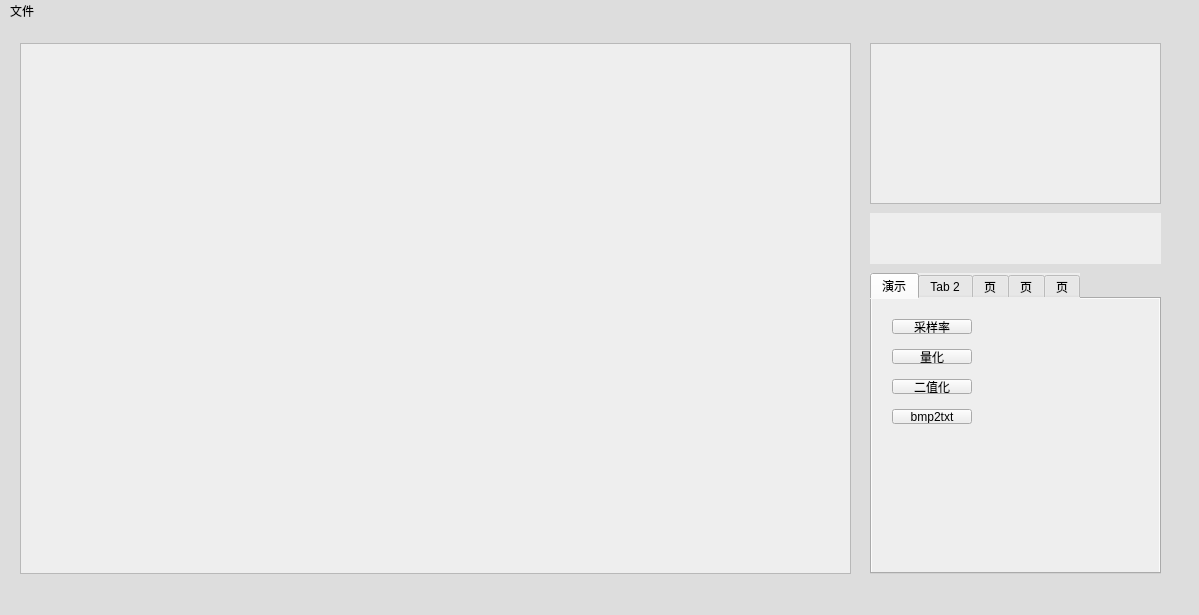
<?xml version="1.0" encoding="UTF-8"?>
<ui version="4.0">
 <class>MainWindow</class>
 <widget class="QMainWindow" name="MainWindow">
  <property name="geometry">
   <rect>
    <x>0</x>
    <y>0</y>
    <width>1199</width>
    <height>615</height>
   </rect>
  </property>
  <property name="cursor">
   <cursorShape>ArrowCursor</cursorShape>
  </property>
  <property name="mouseTracking">
   <bool>true</bool>
  </property>
  <property name="contextMenuPolicy">
   <enum>Qt::NoContextMenu</enum>
  </property>
  <property name="windowTitle">
   <string>MainWindow</string>
  </property>
  <property name="toolTipDuration">
   <number>0</number>
  </property>
  <property name="styleSheet">
   <string notr="true">background:#ddd;</string>
  </property>
  <widget class="QWidget" name="centralwidget">
   <widget class="QFrame" name="frame_2">
    <property name="geometry">
     <rect>
      <x>870</x>
      <y>20</y>
      <width>291</width>
      <height>161</height>
     </rect>
    </property>
    <property name="styleSheet">
     <string notr="true"> background:#eee;</string>
    </property>
    <property name="frameShape">
     <enum>QFrame::StyledPanel</enum>
    </property>
    <property name="frameShadow">
     <enum>QFrame::Raised</enum>
    </property>
    <widget class="QLabel" name="label_2">
     <property name="geometry">
      <rect>
       <x>10</x>
       <y>10</y>
       <width>271</width>
       <height>141</height>
      </rect>
     </property>
     <property name="styleSheet">
      <string notr="true"> background:#eee;</string>
     </property>
     <property name="text">
      <string/>
     </property>
    </widget>
   </widget>
   <widget class="QFrame" name="frame">
    <property name="geometry">
     <rect>
      <x>20</x>
      <y>20</y>
      <width>831</width>
      <height>531</height>
     </rect>
    </property>
    <property name="styleSheet">
     <string notr="true"> background:#eee;</string>
    </property>
    <property name="frameShape">
     <enum>QFrame::StyledPanel</enum>
    </property>
    <property name="frameShadow">
     <enum>QFrame::Raised</enum>
    </property>
    <widget class="QLabel" name="label">
     <property name="geometry">
      <rect>
       <x>10</x>
       <y>10</y>
       <width>811</width>
       <height>511</height>
      </rect>
     </property>
     <property name="sizePolicy">
      <sizepolicy hsizetype="Preferred" vsizetype="Preferred">
       <horstretch>0</horstretch>
       <verstretch>0</verstretch>
      </sizepolicy>
     </property>
     <property name="styleSheet">
      <string notr="true"> background:#eee;</string>
     </property>
     <property name="text">
      <string/>
     </property>
    </widget>
   </widget>
   <widget class="QTabWidget" name="tabWidget">
    <property name="geometry">
     <rect>
      <x>870</x>
      <y>250</y>
      <width>291</width>
      <height>301</height>
     </rect>
    </property>
    <property name="styleSheet">
     <string notr="true"> background:#eee;</string>
    </property>
    <property name="currentIndex">
     <number>0</number>
    </property>
    <widget class="QWidget" name="tab">
     <attribute name="title">
      <string>演示</string>
     </attribute>
     <widget class="QPushButton" name="pushButton">
      <property name="geometry">
       <rect>
        <x>20</x>
        <y>20</y>
        <width>80</width>
        <height>15</height>
       </rect>
      </property>
      <property name="text">
       <string>采样率</string>
      </property>
     </widget>
     <widget class="QPushButton" name="pushButton_2">
      <property name="geometry">
       <rect>
        <x>20</x>
        <y>50</y>
        <width>80</width>
        <height>15</height>
       </rect>
      </property>
      <property name="text">
       <string>量化</string>
      </property>
     </widget>
     <widget class="QPushButton" name="pushButton_3">
      <property name="geometry">
       <rect>
        <x>20</x>
        <y>80</y>
        <width>80</width>
        <height>15</height>
       </rect>
      </property>
      <property name="text">
       <string>二值化</string>
      </property>
     </widget>
     <widget class="QPushButton" name="pushButton_4">
      <property name="geometry">
       <rect>
        <x>20</x>
        <y>110</y>
        <width>80</width>
        <height>15</height>
       </rect>
      </property>
      <property name="text">
       <string>bmp2txt</string>
      </property>
     </widget>
    </widget>
    <widget class="QWidget" name="tab_2">
     <attribute name="title">
      <string>Tab 2</string>
     </attribute>
    </widget>
    <widget class="QWidget" name="tab_3">
     <attribute name="title">
      <string>页</string>
     </attribute>
    </widget>
    <widget class="QWidget" name="tab_4">
     <attribute name="title">
      <string>页</string>
     </attribute>
    </widget>
    <widget class="QWidget" name="tab_5">
     <attribute name="title">
      <string>页</string>
     </attribute>
    </widget>
   </widget>
   <widget class="QLabel" name="label_3">
    <property name="geometry">
     <rect>
      <x>870</x>
      <y>190</y>
      <width>291</width>
      <height>51</height>
     </rect>
    </property>
    <property name="styleSheet">
     <string notr="true"> background:#eee;</string>
    </property>
    <property name="text">
     <string/>
    </property>
   </widget>
  </widget>
  <widget class="QMenuBar" name="menubar">
   <property name="geometry">
    <rect>
     <x>0</x>
     <y>0</y>
     <width>1199</width>
     <height>17</height>
    </rect>
   </property>
   <property name="styleSheet">
    <string notr="true"/>
   </property>
   <widget class="QMenu" name="menu">
    <property name="styleSheet">
     <string notr="true"/>
    </property>
    <property name="title">
     <string>文件</string>
    </property>
    <addaction name="actiondakai"/>
    <addaction name="separator"/>
    <addaction name="actionguanbi"/>
    <addaction name="actioncunchu"/>
    <addaction name="actioncunchuwei"/>
    <addaction name="separator"/>
    <addaction name="separator"/>
    <addaction name="actiontuichu"/>
   </widget>
   <addaction name="menu"/>
  </widget>
  <widget class="QStatusBar" name="statusbar"/>
  <action name="actionNew_file">
   <property name="text">
    <string>新建</string>
   </property>
  </action>
  <action name="actionopen_file">
   <property name="text">
    <string>新建...                                         Ctrl+N</string>
   </property>
  </action>
  <action name="actiondakai">
   <property name="text">
    <string>打开...                                         Ctrl+O</string>
   </property>
  </action>
  <action name="actionzuijindakaiwenjian">
   <property name="text">
    <string>最近打开文件          Alt+Shift+Ctrl+O</string>
   </property>
  </action>
  <action name="actionguanbi">
   <property name="text">
    <string>关闭                                            Ctrl+W</string>
   </property>
  </action>
  <action name="actioncunchu">
   <property name="text">
    <string>存储                                            Ctrl+S</string>
   </property>
  </action>
  <action name="actioncunchuwei">
   <property name="text">
    <string>存储为...                          Shift+Ctrl+S</string>
   </property>
  </action>
  <action name="actiondaochu">
   <property name="text">
    <string>导出</string>
   </property>
  </action>
  <action name="actiontuichu">
   <property name="text">
    <string>退出                                            Ctrl+Q</string>
   </property>
  </action>
  <action name="actioncaijian">
   <property name="text">
    <string>还原                      Ctrl+Z</string>
   </property>
  </action>
  <action name="actionchongzuo">
   <property name="text">
    <string>重做           Shift+Ctrl+Z</string>
   </property>
  </action>
  <action name="actionjianqie">
   <property name="text">
    <string>剪切                      Ctrl+X</string>
   </property>
  </action>
  <action name="actionkaobei">
   <property name="text">
    <string>拷贝                      Ctrl+C</string>
   </property>
  </action>
  <action name="actionzhantie">
   <property name="text">
    <string>粘贴                      Ctrl+V</string>
   </property>
  </action>
  <action name="actionqingchu">
   <property name="text">
    <string>清除</string>
   </property>
  </action>
  <action name="actiontianchong">
   <property name="text">
    <string>填充                    Shift+F5</string>
   </property>
  </action>
  <action name="actionmiaobian">
   <property name="text">
    <string>描边</string>
   </property>
  </action>
  <action name="actionshouxuanxiang">
   <property name="text">
    <string>首选项</string>
   </property>
  </action>
  <action name="actionweitu">
   <property name="text">
    <string>位图</string>
   </property>
  </action>
  <action name="actionhuidu">
   <property name="text">
    <string>灰度</string>
   </property>
  </action>
  <action name="actionRGByanse">
   <property name="text">
    <string>RGB颜色</string>
   </property>
  </action>
  <action name="actionCMYKyanse">
   <property name="text">
    <string>CMYK颜色</string>
   </property>
  </action>
  <action name="action8wei_tongdao">
   <property name="text">
    <string>8位/通道</string>
   </property>
  </action>
  <action name="action8wei_tongdao_2">
   <property name="text">
    <string>16位/通道</string>
   </property>
  </action>
  <action name="action8wei_tongdao_3">
   <property name="text">
    <string>32位/通道</string>
   </property>
  </action>
  <action name="actionliangdu_duibidu">
   <property name="text">
    <string>亮度/对比度</string>
   </property>
  </action>
  <action name="actionsejie">
   <property name="text">
    <string>色阶</string>
   </property>
  </action>
  <action name="actionqvxian">
   <property name="text">
    <string>曲线</string>
   </property>
  </action>
  <action name="actionbaoguangdu">
   <property name="text">
    <string>曝光度</string>
   </property>
  </action>
  <action name="actionziranbaohedu">
   <property name="text">
    <string>自然饱和度</string>
   </property>
  </action>
  <action name="actionsexiang_baohedu">
   <property name="text">
    <string>色相/饱和度</string>
   </property>
  </action>
  <action name="actionsecaipinheng">
   <property name="text">
    <string>色彩平衡</string>
   </property>
  </action>
  <action name="actionheibai">
   <property name="text">
    <string>黑白</string>
   </property>
  </action>
  <action name="actionfanxiang">
   <property name="text">
    <string>反相</string>
   </property>
  </action>
  <action name="actionsediaofenli">
   <property name="text">
    <string>色调分离</string>
   </property>
  </action>
  <action name="actionyuzhi">
   <property name="text">
    <string>阈值</string>
   </property>
  </action>
  <action name="actionyingying_gaoguang">
   <property name="text">
    <string>阴影/高光</string>
   </property>
  </action>
  <action name="actionqvse">
   <property name="text">
    <string>去色</string>
   </property>
  </action>
  <action name="actiontihuanyanse">
   <property name="text">
    <string>替换颜色</string>
   </property>
  </action>
  <action name="actionpipeiyanse">
   <property name="text">
    <string>匹配颜色</string>
   </property>
  </action>
  <action name="actionzidongsediao">
   <property name="text">
    <string>自动色调                    Shift+Ctrl+L</string>
   </property>
  </action>
  <action name="actionzidongduibidu">
   <property name="text">
    <string>自动对比度        Alt+Shift+Ctrl+O</string>
   </property>
  </action>
  <action name="actionzidongyanse">
   <property name="text">
    <string>自动颜色                    Shift+Ctrl+B</string>
   </property>
  </action>
  <action name="actiontuxiangdaxiao">
   <property name="text">
    <string>图像大小                       Alt+Ctrl+I</string>
   </property>
  </action>
  <action name="actionhuabudaxiao">
   <property name="text">
    <string>画布大小                       Alt+Ctrl+C</string>
   </property>
  </action>
  <action name="action180du">
   <property name="text">
    <string>180度</string>
   </property>
  </action>
  <action name="actionshushizhen90du">
   <property name="text">
    <string>顺时针90度</string>
   </property>
  </action>
  <action name="actionnishizhen90du">
   <property name="text">
    <string>逆时针90度</string>
   </property>
  </action>
  <action name="actionrenyijiaodu">
   <property name="text">
    <string>任意角度</string>
   </property>
  </action>
  <action name="actioncaiqie">
   <property name="text">
    <string>裁切</string>
   </property>
  </action>
 </widget>
 <resources/>
 <connections/>
</ui>
